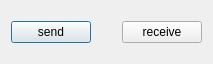
<?xml version="1.0" encoding="UTF-8"?>
<ui version="4.0">
 <class>SelectForm</class>
 <widget class="QDialog" name="SelectForm">
  <property name="geometry">
   <rect>
    <x>0</x>
    <y>0</y>
    <width>213</width>
    <height>64</height>
   </rect>
  </property>
  <property name="windowTitle">
   <string>Dialog</string>
  </property>
  <layout class="QHBoxLayout" name="horizontalLayout_2">
   <property name="topMargin">
    <number>20</number>
   </property>
   <property name="bottomMargin">
    <number>20</number>
   </property>
   <item>
    <widget class="QPushButton" name="btn_send">
     <property name="text">
      <string>send</string>
     </property>
    </widget>
   </item>
   <item>
    <spacer name="horizontalSpacer">
     <property name="orientation">
      <enum>Qt::Horizontal</enum>
     </property>
     <property name="sizeHint" stdset="0">
      <size>
       <width>40</width>
       <height>20</height>
      </size>
     </property>
    </spacer>
   </item>
   <item>
    <widget class="QPushButton" name="btn_receive">
     <property name="text">
      <string>receive</string>
     </property>
    </widget>
   </item>
  </layout>
 </widget>
 <resources/>
 <connections/>
</ui>
